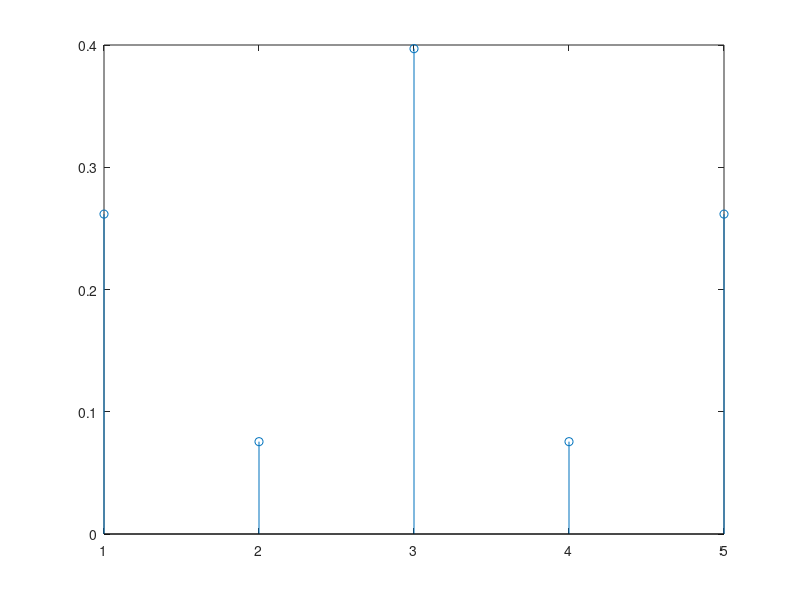
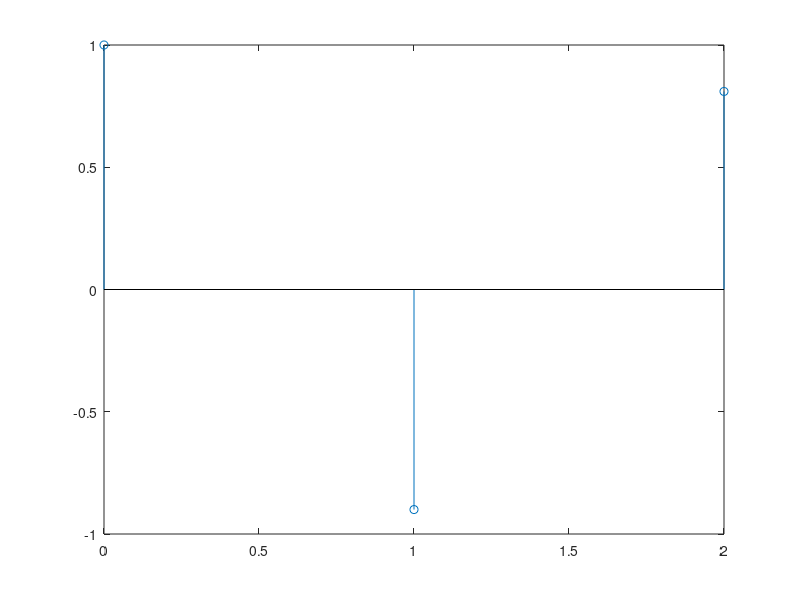
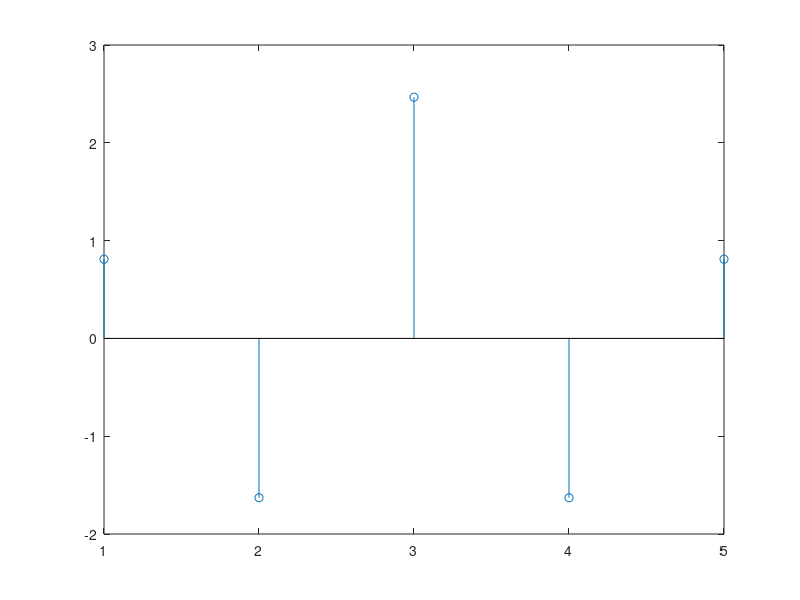

Write the MATLAB code that produced these figures, in order.
clc
clf
close all
clearvars

% generate 1024 samples of WSS Gaussian RP with variance 1
var = 1;
N = 1024;
nw = 0:1:N-1; % index of the input RP
w = var*rand(N,1); % input RP
ww = flipud(w);

% generate system transfer function
num = [1, -0.9, 0.81];
den = [1];
sys = filt(num, den);
[h, nh] = impz(num, den);
hh = flipud(h);

% output of the system to input, using lsim
[x, nx] = lsim(sys, w, nw);
xx = flipud(x);

% true autocorr
rHatx = conv(h, flipud(h));

% estimated autocorr of w and x, using convolution
rHatww = 1/N*conv(w, ww);
rHatxx = 1/N*conv(x, xx);

% plot
figure
stem(rHatxx(1022:1026)) 
figure
stem(nh, h)
figure
stem(rHatx)
